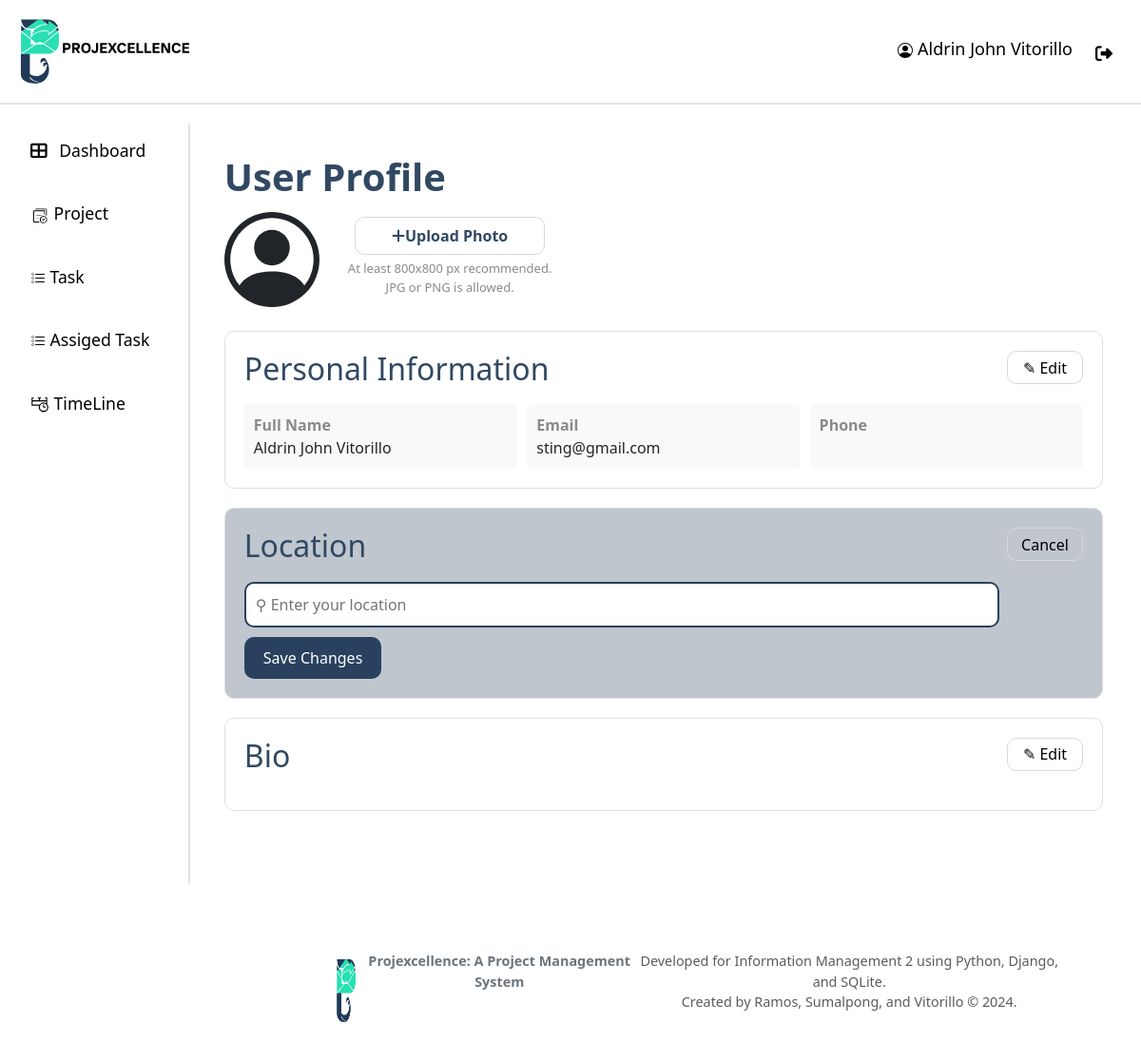
Screenshot of /profile/ (signed in) with the database file from the repository.
### api/models.py (models this page shows, shortened)
class User(AbstractUser):
    ROLE_CHOICES = [
        ("ADMIN", "Admin"),
        ("PM", "projectmanger"),
        ("MEMBER", "member"),
    ]
    STATUS_CHOICES = [
        ("APPROVED", "Approved"),
        ("REJECTED", "Rejected"),
        ("PENDING", "Pending"),
    ]
    username = None  # Remove the username field entirely
    email = models.EmailField(_("email address"), unique=True)
    phone_regex = RegexValidator(
        regex=r"^\+?1?\d{9,15}$",
        message="Phone number must be entered in the format: '+999999999'. Up to 15 digits allowed.",
    )
    phone_number = models.CharField(validators=[phone_regex], max_length=17, blank=True)
    role = models.CharField(max_length=10, choices=ROLE_CHOICES, default="EMPLOYEE")
    date_of_hire = models.DateField(blank=True, null=True)
    profile_path = models.ImageField(null=True, blank=True,upload_to='profile/' )
    status = models.CharField(max_length=20, choices=STATUS_CHOICES, default="PENDING")
    groups = models.ManyToManyField(
        "auth.Group",
        verbose_name=_("groups"),
        blank=True,
        related_name="custom_user_set",
        related_query_name="custom_user",
    )
    user_permissions = models.ManyToManyField(
        "auth.Permission",
        verbose_name=_("user permissions"),
        blank=True,
        related_name="custom_user_set",
        related_query_name="custom_user",
    )
    objects = UserManager()
    USERNAME_FIELD = "email"
    REQUIRED_FIELDS = ["first_name", "last_name", "date_of_hire", "password"]

### api/views.py (the view)
# urls.py: path("profile/", views.edit_profile, name="profile"),
@login_required
def edit_profile(request):
    if request.method == "POST":
        form = UserProfileForm(request.POST, request.FILES, instance=request.user)
        print(request.POST)
        if form.is_valid():
            user = form.save()
            update_session_auth_hash(request, user)
            messages.success(request, "Your profile was successfully updated.")
            return redirect("profile")
    else:
        form = UserProfileForm(instance=request.user)
    storage = get_messages(request)
    for _ in storage:
        pass
    return render(request, "profile.html", {"form": form})

### api/templates/profile.html (shortened to what this page needs)
{% extends "base.html" %}
{% load static %}
{% load crispy_forms_tags %}
{% block content %}
<div class="main-content">
    <h1>User Profile</h1>
    <div class="profile-header" style="display: flex; align-items: center;">
        <span>
        </span>
        <span>
            <div class="profile-header2" style="margin-left: 30px; display: flex; flex-direction: column;">
                <div class="upload-photo" data-bs-toggle="modal" data-bs-target="#uploadProfileModal" style="cursor: pointer;">
                    <i class="fas fa-plus mr-2"></i> Upload Photo
                </div>
                <p class="upload-text">At least 800x800 px recommended.<br>JPG or PNG is allowed.</p>
            </div>
        </span>
    </div>
    <div class="info-section">
        <div class="info-header">
            <h2>Personal Information</h2>
            <button class="edit-button">✎ Edit</button>
        </div>
        <div class="info-content">
            <div class="info-item">
                <strong>Full Name</strong>
                <div>{{ request.user.first_name|capfirst }} {{ request.user.last_name|capfirst }}</div>
            </div>
            <div class="info-item">
                <strong>Email</strong>
                <div>{{ request.user.email }}</div>
            </div>
            <div class="info-item">
                <strong>Phone</strong>
            </div>
        </div>
    </div>
    <div class="info-loc-section">
        <div class="info-header">
            <h2>Location</h2>
            <button class="cancel-button">Cancel</button>
        </div>
        <input type="text" class="location-input" placeholder="⚲ Enter your location">
        <button class="save-button">Save Changes</button>
    </div>
    <div class="info-section">
        <div class="info-header">
            <h2>Bio</h2>
            <button class="edit-button">✎ Edit</button>
        </div>
    </div>
</div>
{% endblock  %}

### api/templates/base.html (shortened to what this page needs)
{% load static %}
<!DOCTYPE html>
<html lang="en">
  <head>
    <link
      href="https://cdn.jsdelivr.net/npm/bootstrap@5.3.0/dist/css/bootstrap.min.css"
      rel="stylesheet"
    />
    <link href="https://cdn.jsdelivr.net/npm/bootstrap-icons/font/bootstrap-icons.css" rel="stylesheet">
    <link
      href="https://cdnjs.cloudflare.com/ajax/libs/font-awesome/6.4.0/css/all.min.css"
      rel="stylesheet"
    />
    <link href="https://cdn.jsdelivr.net/npm/bootstrap@5.3.0/dist/css/bootstrap.min.css" rel="stylesheet">
  </head>
  <body>
    <header>
      <div class="header">
          <img src="{% static '/res/slogo.svg' %}" alt="logo" width="200px">
          <div class="profile" >
            <a class="nav-link {% if request.resolver_match.url_name == 'profile' %}active{% endif %}" href="{% url 'profile' %}">
              {{ request.user.first_name|capfirst }} {{ request.user.last_name|capfirst }}
            </a>
            <a class="nav-link" href="{% url 'logout' %}" onclick="event.preventDefault(); document.getElementById('logout-form').submit();" style="margin-top: 5px;">
              <i class="fas fa-sign-out-alt me-2"></i>
            </a>
          </div>
      </div>
    </header>
    <div class="container-fluid">
      <div class="row">
        <nav
          id="sidebarMenu"
          class="col-md-3 col-lg-2 d-md-block sidebar collapse"
        >
          <ul class="nav flex-column">
            <li class="nav-item">
              <a class="nav-link {% if request.resolver_match.url_name == 'dashboard' %}active{% endif %}" href="{% url 'dashboard' %}">
                <i class="fas fa-th-large me-2"></i> Dashboard
              </a>
            </li>
            <li class="nav-item">
              <a class="nav-link {% if request.resolver_match.url_name == 'project' %}active{% endif %}" href="{% url 'project' %}">
                <img src="{% static '/res/projectIcon.svg' %}" alt="logo" width="20px">  Project
              </a>
            </li>
            <li class="nav-item">
              <a class="nav-link {% if request.resolver_match.url_name == 'task' %}active{% endif %}" href="{% url 'task' 'Pending' %}">
                 Task
              </a>
            </li>
            <li class="nav-item">
              <a class="nav-link {% if request.resolver_match.url_name == 'task' %}active{% endif %}" href="{% url 'task' 'Pending' %}">
                 Assiged Task
              </a>
            </li>
            <li class="nav-item">
              <a class="nav-link {% if request.resolver_match.url_name == 'timeline' %}active{% endif %}" href="{% url 'timeline' %}">
                <img src="{% static '/res/timelineIcon.svg' %}" alt="logo" width="20px">  TimeLine
              </a>
            </li>
          </ul>
        </nav>
        <main class="col-md-9 ms-sm-auto col-lg-10 px-md-4 main-content">
          {% block content %}{% endblock content %}
        </main>
      </div>
    </div>
  </body>
  <footer class="footer">
    <div class="container text-center content-container">
      <img src="{% static '/res/logoPlaceHolder.png' %}" alt="logo" width="40px">
      <p class="mb-1 fw-bold">Projexcellence: A Project Management System</p>
      <p class="text-muted">
        Developed for Information Management 2 using Python, Django, and SQLite.<br>
        Created by Ramos, Sumalpong, and Vitorillo &copy; {% now "Y" %}.
      </p>
    </div>
  </footer>
</html>

### api/templates/base.html (style rules this page uses)
.header { overflow: hidden; background-color: #ffffff; padding: 20px 10px; position: fixed; top: 0; width: 100%; z-index: 1000; margin-bottom: 10px; border-bottom: 2px solid #e3e3e3; height: 110px; display: flex; justify-content: space-between; align-items: center; }
.header a { float: left; color: black; text-align: center; padding: 12px; text-decoration: none; font-size: 18px; line-height: 25px; border-radius: 4px; }
body { margin-top: 130px; background-color: #ffffff; }
.sidebar { background-color: #ffffff; color: black; height: 100vh; overflow-y: auto; position: fixed; top: 100; left: 0; z-index: 1000; border-right: 2px solid #e3e3e3; }
.sidebar .nav-link { color: black; padding: 15px 20px; font-size: 1.1rem; margin-bottom: 10px; }
.main-content { margin-left: 0; padding-top: 20px; }
.footer { margin-top: 80px; font-size: 0.9rem; color: #6c757d; background-color: #ffffff; padding: 15px 0; position: relative; margin-left: calc(260px); width: calc(100% - 260px); }
.footer .content-container { margin: 0 auto; max-width: 800px; }

### api/templates/profile.html (style rules this page uses)
.container { display: flex; height: 100%; }
.main-content { flex-grow: 1; padding: 16px; margin-left: 17%; }
.profile-header { display: flex; align-items: center; margin-bottom: 20px; }
.profile-header2 { display: flex; align-items: center; margin-top: 10px; }
.upload-photo { color: #314863; cursor: pointer; border: 1px #d5d8dc solid; border-radius: 10px; width: 200px; height: 40px; font-weight: 650; display: flex; align-items: center; justify-content: center; }
.upload-text { font-size: 13px; color: #8a8a8a; margin-top: 5px; text-align: center; }
.info-section { background-color: #fff; border: 1px solid #e0e0e0; border-radius: 10px; padding: 20px; margin-bottom: 20px; width: 100%; }
.info-loc-section { background-color: #fff; border: 1px solid #e0e0e0; border-radius: 10px; padding: 20px; margin-bottom: 20px; background-color: #c0c6ce ; }
.info-header { display: flex; justify-content: space-between; margin-bottom: 10px; }
.edit-button, .cancel-button { background: none; color: #000000; cursor: pointer; border: 1px #d5d8dc solid; border-radius: 10px; width: 80px; height: 35px; }
.info-content { display: grid; grid-template-columns: repeat(3, 1fr); gap: 10px; }
.info-item { background-color: #f9f9f9; padding: 10px; border-radius: 5px; }
.location-input { width: 90%; padding: 10px; margin-bottom: 10px; border: 2px solid #29415e; border-radius: 10px; }
.save-button { background-color: #29415e; font-weight: 500; color: white; border: none; padding: 10px 20px; cursor: pointer; border-radius: 10px; }
h1 { color: #314863; font-weight: 700; }
h2 { color: #314863; }
strong { color: #8a8a8a; }

### rows the page displays
User: user.first_name "Aldrin John", user.last_name "Vitorillo", user.email "sting@gmail.com"
